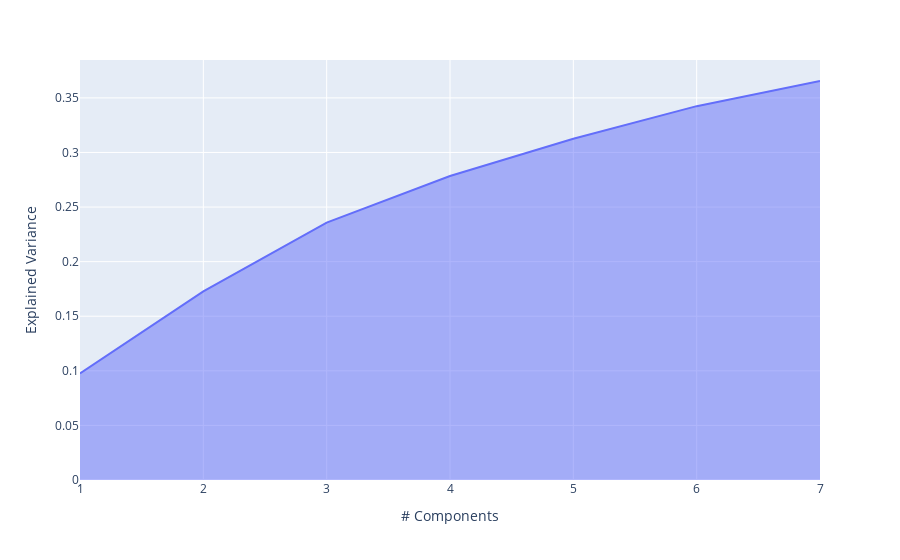

Notebook cell for this chart:
### Code cell
exp_var_cumul = np.cumsum(pca.explained_variance_ratio_)

px.area(
    x=range(1, exp_var_cumul.shape[0] + 1),
    y=exp_var_cumul,
    labels={"x": "# Components", "y": "Explained Variance"}
)

### Figure 1 — Plotly figure (JSON) as saved in the notebook; plotly's stock layout.template omitted (floating-point values rounded to 4 significant figures)
{"data": [{"hovertemplate": "# Components=%{x}<br>Explained Variance=%{y}<extra></extra>", "legendgroup": "", "line": {"color": "#636efa"}, "marker": {"symbol": "circle"}, "mode": "lines", "name": "", "orientation": "v", "showlegend": false, "stackgroup": "1", "type": "scatter", "x": [1, 2, 3, 4, 5, 6, 7], "xaxis": "x", "y": [0.09753, 0.1727, 0.2358, 0.2784, 0.3126, 0.3424, 0.3655], "yaxis": "y"}], "layout": {"legend": {"tracegroupgap": 0}, "margin": {"t": 60}, "xaxis": {"anchor": "y", "domain": [0, 1], "title": {"text": "# Components"}}, "yaxis": {"anchor": "x", "domain": [0, 1], "title": {"text": "Explained Variance"}}}}
